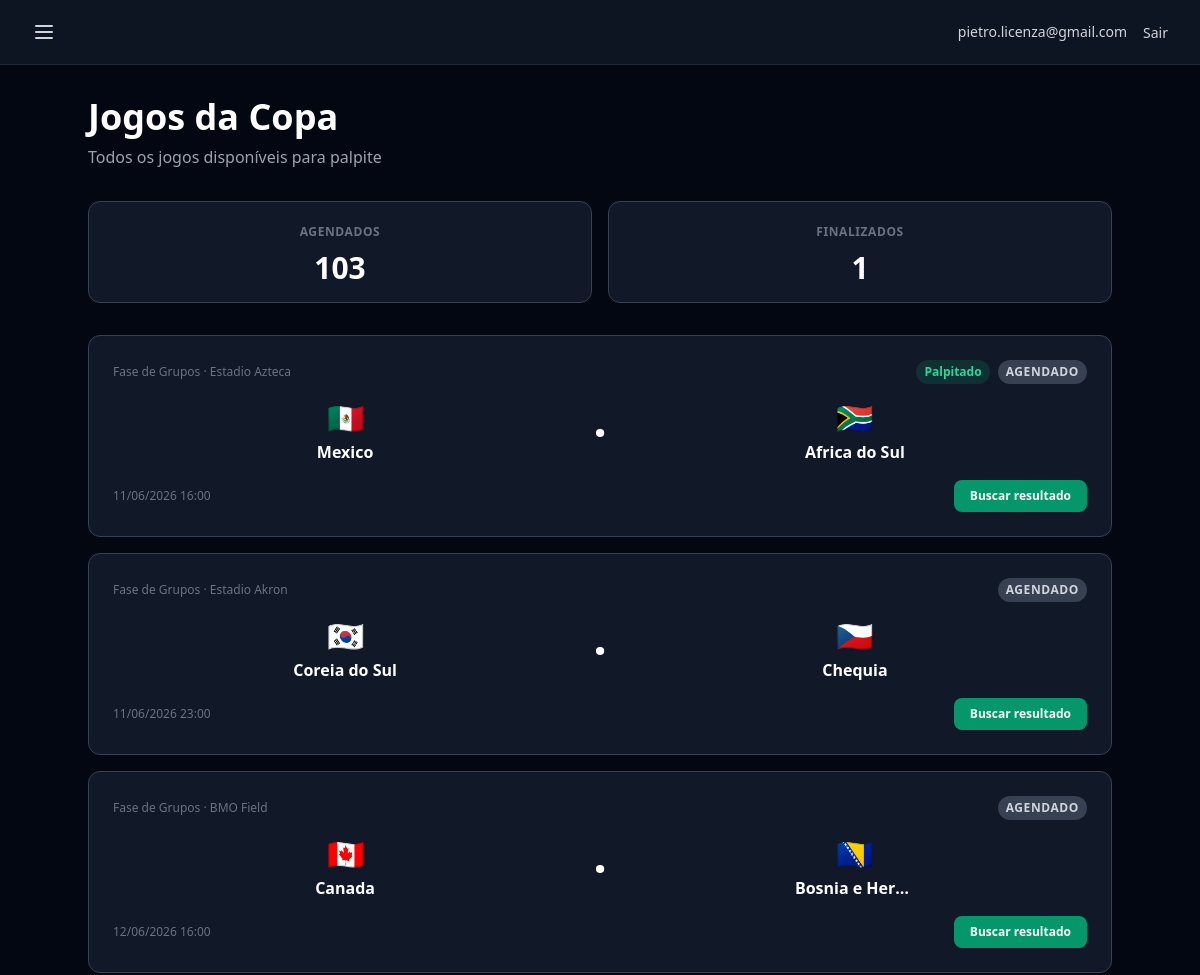
/matches/all/ (signed in, upper part), run on an earlier commit of the app's database.
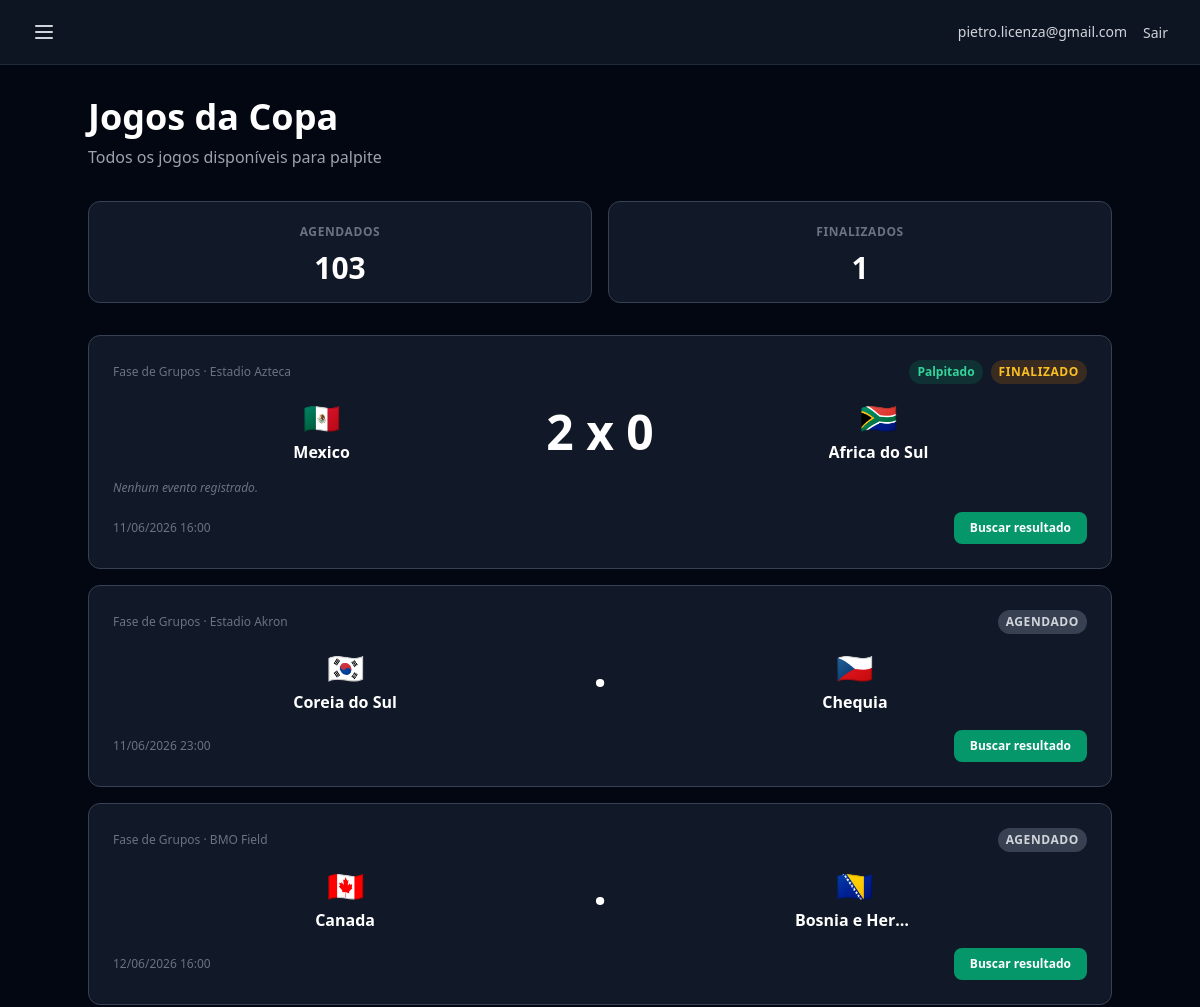
And on a later commit of the database.
### matches/models.py (models this page shows, shortened)
class Match(models.Model):
    STATUS_CHOICES = (
        ('agendado', 'Agendado'),
        ('em_andamento', 'Em andamento'),
        ('finalizado', 'Finalizado'),
    )
    round = models.ForeignKey(
        Round,
        on_delete=models.CASCADE,
        related_name='matches',
    )
    stadium = models.ForeignKey(
        Stadium,
        on_delete=models.PROTECT,
        related_name='matches',
    )
    home_team = models.ForeignKey(
        Team,
        on_delete=models.PROTECT,
        related_name='home_matches',
    )
    away_team = models.ForeignKey(
        Team,
        on_delete=models.PROTECT,
        related_name='away_matches',
    )
    match_datetime = models.DateTimeField()
    home_score = models.PositiveIntegerField(null=True, blank=True)
    away_score = models.PositiveIntegerField(null=True, blank=True)
    status = models.CharField(
        max_length=20,
        choices=STATUS_CHOICES,
        default='agendado',
    )
    external_id = models.PositiveIntegerField(
        null=True,
        blank=True,
        db_index=True,
    )
    penalties_home = models.PositiveSmallIntegerField(
        null=True,
        blank=True,
    )
    penalties_away = models.PositiveSmallIntegerField(
        null=True,
        blank=True,
    )
    elapsed_minute = models.PositiveSmallIntegerField(
        null=True,
        blank=True,
    )
    created_at = models.DateTimeField(auto_now_add=True)
    updated_at = models.DateTimeField(auto_now=True)
    class Meta:
        ordering = ('match_datetime',)

class Round(models.Model):
    PHASE_CHOICES = (
        ('grupo', 'Fase de Grupos'),
        ('trinta_dois_avos', '16-avos de Final'),
        ('oitavas', 'Oitavas de Final'),
        ('quartas', 'Quartas de Final'),
        ('semi', 'Semifinal'),
        ('terceiro_lugar', 'Terceiro Lugar'),
        ('final', 'Final'),
    )
    name = models.CharField(max_length=100)
    order = models.PositiveIntegerField()
    phase = models.CharField(max_length=20, choices=PHASE_CHOICES)
    start_date = models.DateField(null=True, blank=True)
    end_date = models.DateField(null=True, blank=True)
    created_at = models.DateTimeField(auto_now_add=True)
    updated_at = models.DateTimeField(auto_now=True)
    class Meta:
        ordering = ('order',)

class Stadium(models.Model):
    name = models.CharField(max_length=200)
    city = models.CharField(max_length=100)
    country = models.CharField(max_length=100)
    capacity = models.PositiveIntegerField()
    created_at = models.DateTimeField(auto_now_add=True)
    updated_at = models.DateTimeField(auto_now=True)

class Team(models.Model):
    class Confederation(models.TextChoices):
        CONMEBOL = 'CONMEBOL', 'CONMEBOL'
        UEFA = 'UEFA', 'UEFA'
        CAF = 'CAF', 'CAF'
        AFC = 'AFC', 'AFC'
        OFC = 'OFC', 'OFC'
        CONCACAF = 'CONCACAF', 'CONCACAF'
    name = models.CharField(max_length=100)
    name_en = models.CharField(max_length=100, blank=True, default='')
    country_code = models.CharField(max_length=3, unique=True)
    flag_emoji = models.CharField(max_length=10, blank=True)
    confederation = models.CharField(
        max_length=10,
        choices=Confederation.choices,
        blank=True,
    )
    created_at = models.DateTimeField(auto_now_add=True)
    updated_at = models.DateTimeField(auto_now=True)

### matches/views.py (the view)
# urls.py: path('all/', MatchListView.as_view(), name='match_list'),
class MatchListView(LoginRequiredMixin, ListView):
    model = Match
    template_name = 'matches/match_list.html'
    context_object_name = 'matches'
    paginate_by = 20
    def get_queryset(self):
        return Match.objects.select_related(
            'home_team', 'away_team', 'stadium', 'round',
        ).order_by('match_datetime')
    def get_context_data(self, **kwargs):
        context = super().get_context_data(**kwargs)
        user_pool_match_ids = set(
            Prediction.objects.filter(
                user=self.request.user,
            ).values_list('match_id', flat=True)
        )
        match_items = []
        for match in context['matches']:
            match_items.append({
                'match': match,
                'home_team': match.home_team,
                'away_team': match.away_team,
                'match_datetime': match.match_datetime,
                'stadium': match.stadium,
                'round': match.round,
                'status': match.status,
                'user_has_predicted': match.pk in user_pool_match_ids,
            })
        context['match_items'] = match_items
        context['upcoming_count'] = Match.objects.filter(
            status='agendado',
        ).count()
        context['finished_count'] = Match.objects.filter(
            status='finalizado',
        ).count()
        return context

### templates/matches/match_list.html (shortened to what this page needs)
{% extends 'base.html' %}
{% block content %}
<div class='max-w-5xl mx-auto'>
    <div class='mb-8'>
        <h1 class='text-3xl md:text-4xl font-bold text-white'>Jogos da Copa</h1>
        <p class='text-gray-400 mt-2'>Todos os jogos disponíveis para palpite</p>
    </div>
    <div class='grid grid-cols-2 gap-4 mb-8'>
        <div class='bg-gray-900 border border-gray-700 rounded-xl p-4 text-center'>
            <span class='text-xs font-semibold uppercase tracking-wider text-gray-500'>Agendados</span>
            <p class='text-3xl font-bold text-white mt-2'>{{ upcoming_count }}</p>
        </div>
        <div class='bg-gray-900 border border-gray-700 rounded-xl p-4 text-center'>
            <span class='text-xs font-semibold uppercase tracking-wider text-gray-500'>Finalizados</span>
            <p class='text-3xl font-bold text-white mt-2'>{{ finished_count }}</p>
        </div>
    </div>
    {% if match_items %}
        <div class='space-y-4'>
            {% for item in match_items %}
                {% include 'live/partials/match_card.html' with match=item.match user_has_predicted=item.user_has_predicted %}
            {% endfor %}
        </div>
    {% else %}
        <div class='bg-gray-900 border border-gray-700 rounded-xl p-8 text-center'>
            <p class='text-gray-400 text-lg'>Nenhum jogo disponível no momento.</p>
        </div>
    {% endif %}
</div>
{% endblock %}

### templates/live/partials/match_card.html (shortened to what this page needs)
<article data-match-id='{{ match.id }}' data-live='{% if match.status == "em_andamento" %}1{% else %}0{% endif %}' class='bg-gray-900 border border-gray-700 rounded-xl p-6 hover:border-emerald-500/50 transition-colors duration-200'>
    <div class='flex items-center justify-between mb-3 gap-2 flex-wrap'>
        <span class='text-xs text-gray-500'>{{ match.round.name }} &middot; {{ match.stadium.name }}</span>
        <div class='flex items-center gap-2'>
            {% if user_has_predicted %}
                <span class='text-xs font-semibold px-2 py-1 rounded-full bg-emerald-600/20 text-emerald-400'>Palpitado</span>
            {% endif %}
            {% if match.status == 'agendado' %}
                <span class='text-xs font-semibold uppercase tracking-wider px-2 py-1 rounded-full bg-gray-700 text-gray-300'>Agendado</span>
            {% elif match.status == 'em_andamento' %}
                {% include 'live/partials/live_badge.html' %}
            {% elif match.status == 'finalizado' %}
                <span class='text-xs font-semibold uppercase tracking-wider px-2 py-1 rounded-full bg-amber-600/20 text-amber-400'>Finalizado</span>
            {% endif %}
        </div>
    </div>
    {% include 'live/partials/score_display.html' %}
    {% if match.status != 'agendado' %}
        {% include 'live/partials/events_list.html' %}
    {% endif %}
    <div class='flex items-center justify-between mt-4 text-xs text-gray-500 gap-2 flex-wrap'>
        <span>{{ match_datetime_label|default:match.match_datetime|date:'d/m/Y H:i' }}</span>
        {% include 'live/partials/sync_button.html' %}
    </div>
</article>

### templates/live/partials/score_display.html (shortened to what this page needs)
<div class='flex items-center justify-between gap-4 my-4'>
    <div class='flex flex-col items-center gap-1 flex-1 min-w-0'>
        <span class='text-3xl'>{{ match.home_team.flag_emoji }}</span>
        <span class='text-white font-semibold truncate max-w-[120px]'>{{ match.home_team.name }}</span>
    </div>
    <div class='flex flex-col items-center gap-1'>
        <span class='text-5xl font-bold text-white tabular-nums'>
            {% if match.home_score is not None and match.away_score is not None %}
                {{ match.home_score }} x {{ match.away_score }}
            {% else %}
                &middot;
            {% endif %}
        </span>
    </div>
    <div class='flex flex-col items-center gap-1 flex-1 min-w-0'>
        <span class='text-3xl'>{{ match.away_team.flag_emoji }}</span>
        <span class='text-white font-semibold truncate max-w-[120px]'>{{ match.away_team.name }}</span>
    </div>
</div>

### templates/live/partials/events_list.html (shortened to what this page needs)
{% if match.events.all %}
    <div class='mt-4 space-y-1.5 text-sm'>
        {% for event in match.events.all %}
            <div class='flex items-center gap-3'>
                <span class='font-mono text-xs bg-gray-800 px-2 py-0.5 rounded text-gray-300'>{{ event.minute }}'</span>
                {% if event.type == 'goal' %}
                    <span aria-hidden='true'>⚽</span>
                    <span class='text-white font-semibold'>{{ event.player }}</span>
                    <span class='text-gray-400'>({{ event.team.country_code }})</span>
                    {% if event.assist_player %}
                        <span class='text-gray-500'>&middot; assist: {{ event.assist_player }}</span>
                    {% endif %}
                {% elif event.type == 'yellow_card' %}
                    <span aria-hidden='true'>🟨</span>
                    <span class='text-yellow-400'>{{ event.player }} ({{ event.team.country_code }})</span>
                {% elif event.type == 'red_card' %}
                    <span aria-hidden='true'>🟥</span>
                    <span class='text-red-400'>{{ event.player }} ({{ event.team.country_code }})</span>
                {% elif event.type == 'substitution_in' %}
                    <span aria-hidden='true' class='text-emerald-400'>&#8674;</span>
                    <span class='text-emerald-400'>{{ event.player }} entrou ({{ event.team.country_code }})</span>
                {% elif event.type == 'substitution_out' %}
                    <span aria-hidden='true' class='text-gray-400'>&#8627;</span>
                    <span class='text-gray-400'>{{ event.player }} saiu ({{ event.team.country_code }})</span>
                {% endif %}
            </div>
        {% endfor %}
    </div>
{% else %}
    <p class='mt-4 text-xs text-gray-500 italic'>Nenhum evento registrado.</p>
{% endif %}

### templates/live/partials/sync_button.html (shortened to what this page needs)
{% if match.external_id and user.is_authenticated %}
    <form method='post'
          action='{% url "match_sync" match.id %}'
          class='inline-block'
          data-sync>
        <button type='submit'
                data-sync-target
                class='bg-emerald-600 hover:bg-emerald-500 text-white font-semibold rounded-lg px-4 py-2 transition-colors duration-200 disabled:opacity-50 disabled:cursor-not-allowed'>
            <span data-sync-label>Buscar resultado</span>
        </button>
    </form>
{% endif %}

What changed in the data, as far as the page shows it:
changed Match "Mexico": home_score (not shown) → "2"; away_score (not shown) → "0"; status "AGENDADO" → "FINALIZADO Nenhum evento registrado."; home_score "·" → "x"
